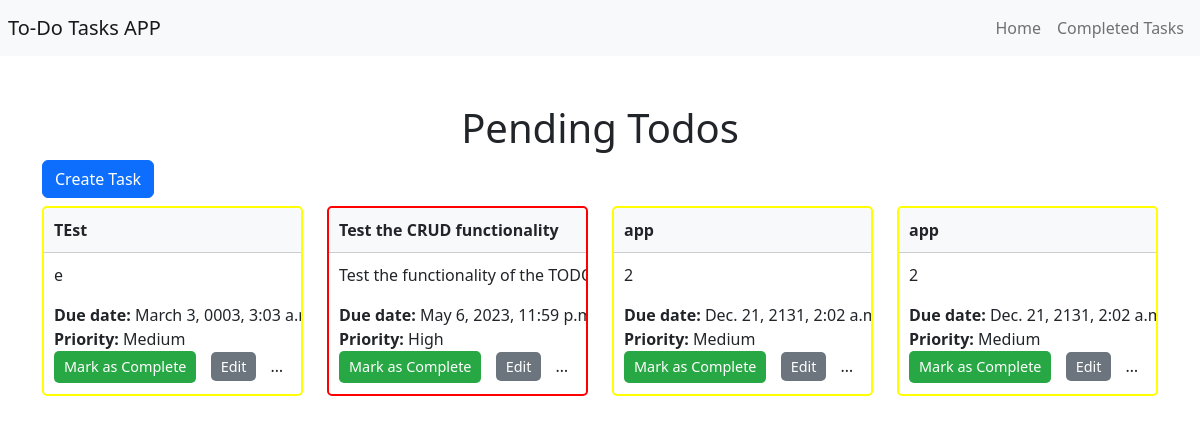
/, run on an earlier commit of the app's database.
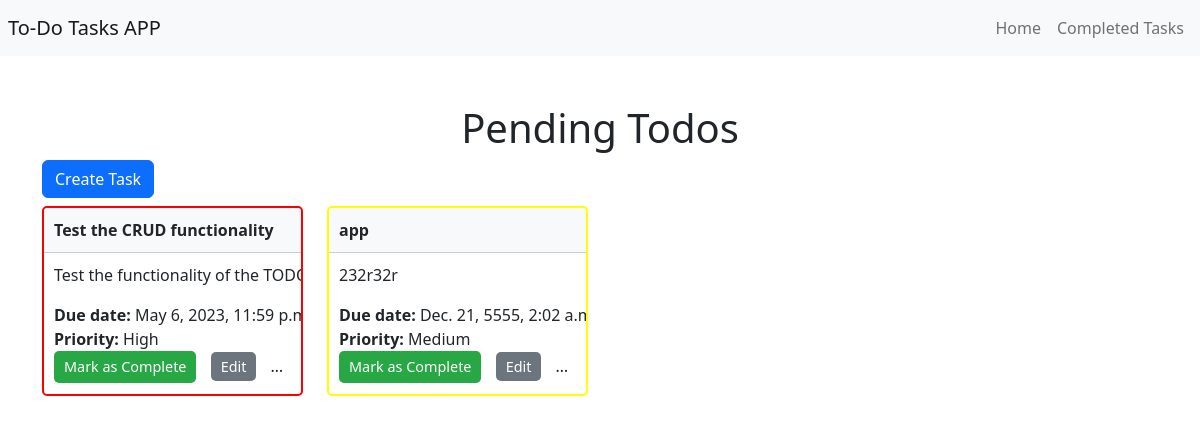
And on a later commit of the database.
### todo/models.py (models this page shows, shortened)
class Task(models.Model):
    HIGH = 'H'
    MEDIUM = 'M'
    LOW = 'L'
    PRIORITY_CHOICES = [
        (HIGH, 'High'),
        (MEDIUM, 'Medium'),
        (LOW, 'Low'),
    ]
    title = models.CharField(max_length=200)
    description = models.TextField()
    due_date = models.DateTimeField(default=timezone.now)
    priority = models.CharField(max_length=1, choices=PRIORITY_CHOICES, default=MEDIUM)
    completed = models.BooleanField(default=False)

### todo/views.py (the view)
# urls.py: path('', views.task_list, name='task_list'),
def task_list(request):
    tasks = Task.objects.filter(completed=False).order_by('due_date', 'priority')
    return render(request, 'todo/task_list.html', {'tasks': tasks})

### todo/templates/todo/task_list.html (shortened to what this page needs)
{% extends "todo/base.html" %}
{% load static %}
{% block content %}
  <h1 style="text-align:center;">Pending Todos</h1>
  <button type="button" class="btn btn-primary" data-bs-toggle="modal" data-bs-target="#createTaskModal">
    Create Task
  </button>
  <div class="row row-tasks" id="row-tasks">
    {% for task in tasks %}
      <div class="col-sm-6 col-md-4 col-lg-3 my-2 " data-task-id="{{ task.id }}">
        <div class="card tasks-card {% if task.priority == 'H' %}high-priority{% elif task.priority == 'M' %}medium-priority{% else %}low-priority{% endif %}" >
        <div class="card-header">{{ task.title }}</div>
          <div class="card-body card-body-overflow" style="padding:10px;">
            <p class="card-text">{{ task.description }}</p>
            <p class="card-text" style="margin-bottom:0;"><strong>Due date:</strong> {{ task.due_date }}</p>
            <p class="card-text" style="margin-bottom:0;"><strong>Priority:</strong> {{ task.get_priority_display }}</p>
            <form method="post" action="{% url 'todo:completed_tasks' %}" style="display:inline-block; margin-right:10px;">
              <button type="submit" style="padding:5px 10px; font-size:0.9rem; background-color:#28a745; color:#fff; border-radius:5px; border:none;" {% if task.completed %}disabled{% endif %}>Mark as Complete</button>
            </form>
            <a href="{% url 'todo:task_edit' task.id %}" style="padding:5px 10px; font-size:0.9rem; background-color:#6c757d; color:#fff; border-radius:5px; text-decoration:none; margin-right:10px;">Edit</a>
            <button type="button" class="btn btn-danger" data-bs-toggle="modal" data-bs-target="#deleteTaskModal"
            data-task-id="{{ task.id }}"
            style="padding:5px 10px; font-size:0.9rem; background-color:#dc3545; color:#fff; border-radius:5px; text-decoration:none;"
            >Delete</button>
          </div>
        </div>
      </div>
    {% empty %}
      <div class="col" style="text-align:center;">
        <p>No tasks yet.</p>
      </div>
    {% endfor %}
  </div>
{% endblock %}

### todo/templates/todo/base.html (shortened to what this page needs)
<!DOCTYPE html>
<html>
  <head>
    <link href="https://cdn.jsdelivr.net/npm/bootstrap@5.2.3/dist/css/bootstrap.min.css" rel="stylesheet">
    {% load static %}
    <link rel="stylesheet" type="text/css" href="{% static 'todo/styles.css' %}">
  </head>
  <body>
    <nav class="navbar navbar-expand-lg navbar-light bg-light">
      <a class="navbar-brand mx-2 " href="#">To-Do Tasks APP</a>
      <div class="collapse navbar-collapse justify-content-end mx-2" id="navbarNav">
        <ul class="navbar-nav">
          <li class="nav-item">
            <a class="nav-link" href="{% url 'todo:task_list' %}">Home</a>
          </li>
          <li class="nav-item">
            <a class="nav-link" href="{% url 'todo:completed_tasks' %}">Completed Tasks</a>
          </li>
        </ul>
    </div>
    </nav>
    <div class="container mt-5">
      {% block content %}
      {% endblock %}
    </div>
  </body>
</html>

### todo/static/todo/styles.css (style rules this page uses)
h1 { text-align: center; }
.card { border-radius: 5px; border-width: 2px; border-style: solid; }
.card-header { background-color: #f8f9fa; font-weight: bold; padding: 10px; }
.high-priority { border-color: red; }
.medium-priority { border-color: yellow; }
.tasks-card { height: 190px; }
.card-body-overflow { overflow: hidden; text-overflow: ellipsis; white-space: nowrap; }

What changed in the data, as far as the page shows it:
removed Task: title "TEst", description "e", due_date "March 3, 0003, 3:0…", priority "Medium"
removed Task: title "app", description "2", due_date "Dec. 21, 2131, 2:02…", priority "Medium"
removed Task: title "app", description "2", due_date "Dec. 21, 2131, 2:02…", priority "Medium"
added Task: title "app", description "232r32r", due_date "Dec. 21, 5555, 2:02…", priority "Medium"
